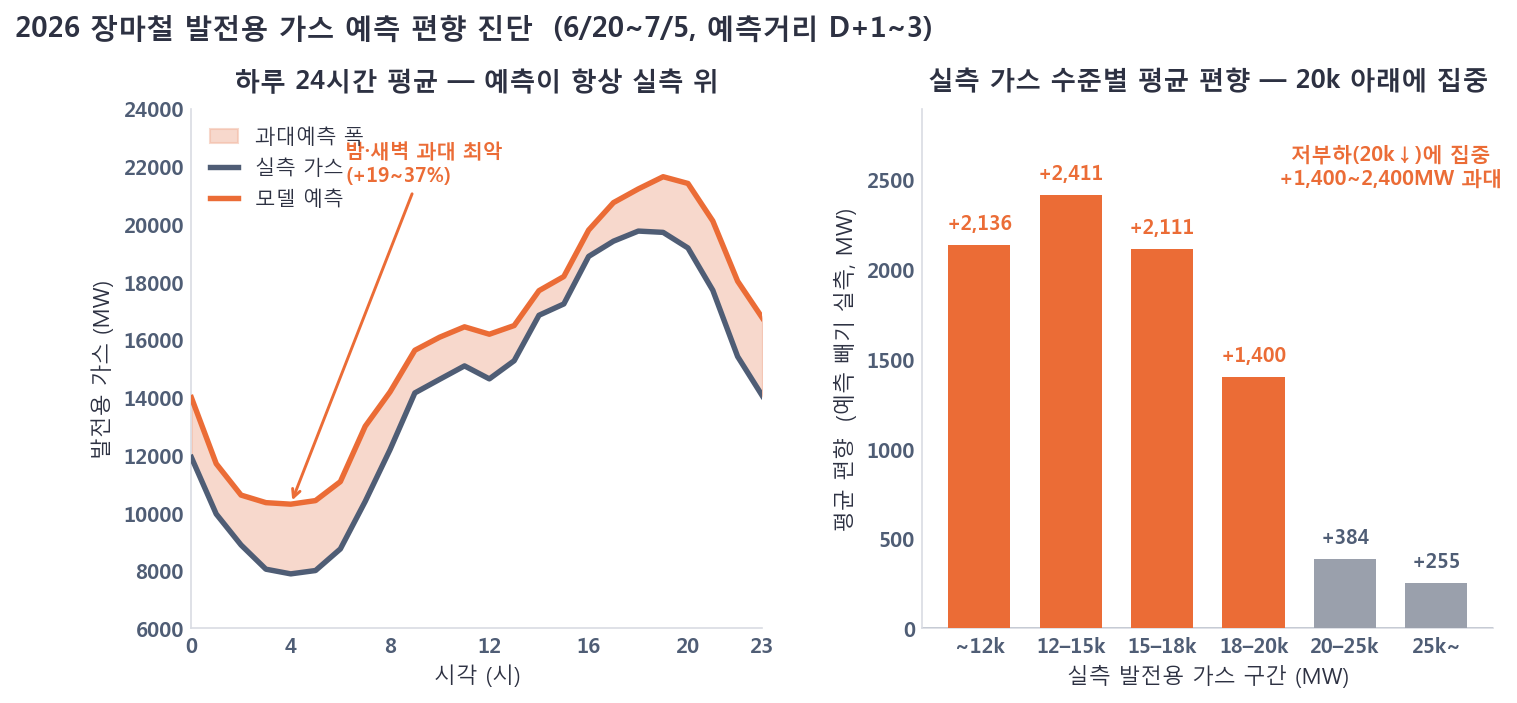

This figure's Python source:
# -*- coding: utf-8 -*-
"""7단계 진단 · 2026 장마 저부하 구간 발전용 가스 과대예측 (집 양식).

목적: 6/20~7/5 실측 가스가 20,000MW 아래로 내려간 저부하 레짐에서 v3 모델이
      구조적으로 과대예측함을 보인다. (예보품질이 아니라 저부하 자체가 원인 → D+1~3 단지평)
데이터: input_data_land_check.db (서버 최신 스냅샷) — historical(실측) vs est_horizon_land(예측)
실행: python step7_bias_lowload_2026.py  → 같은 폴더에 PNG + CSV 생성
"""
import os, sqlite3
import numpy as np, pandas as pd
import matplotlib as mpl, matplotlib.pyplot as plt

HERE = os.path.dirname(os.path.abspath(__file__))
ROOT = os.path.normpath(os.path.join(HERE, '..', '..', '..'))
DB = os.path.join(ROOT, '1. data_fetcher_and_db', 'temp_DB', 'input_data_land_check.db')

# ======================================================================
#  ▼▼▼  바꿀 값(색·라벨·문구·축)은 여기 모여 있습니다  ▼▼▼
# ======================================================================
INK, MUTED, SOFT = '#2d3142', '#4f5d75', '#7a8399'
ACT_C  = '#4f5d75'      # 실측 = 짙은 회청
PRED_C = '#eb6c36'      # 예측 = 주황
FILL_C = '#f2b8a2'      # 과대예측 음영
RULE   = '#d9dce3'
BAR_HI = '#eb6c36'      # 20k 이하 = 강조
BAR_LO = '#9aa0ac'      # 20k 이상 = 회색

WIN_S, WIN_E = '2026-06-20', '2026-07-06'
SUP  = '2026 장마철 발전용 가스 예측 편향 진단  (6/20~7/5, 예측거리 D+1~3)'
# ======================================================================

mpl.rcParams.update({
    'font.family': 'Malgun Gothic', 'axes.unicode_minus': False,
    'figure.facecolor': 'white', 'axes.facecolor': 'white', 'savefig.facecolor': 'white',
    'axes.edgecolor': MUTED, 'axes.labelcolor': INK, 'text.color': INK,
    'xtick.color': MUTED, 'ytick.color': MUTED, 'figure.dpi': 150,
})

def clean(ax):
    for s in ('top', 'right'): ax.spines[s].set_visible(False)
    for s in ('left', 'bottom'): ax.spines[s].set_color(RULE)
    ax.tick_params(length=0)

def _save(fig, path):
    for ax in fig.axes:
        for lab in ax.get_xticklabels() + ax.get_yticklabels():
            lab.set_fontweight('bold')
    fig.savefig(path, bbox_inches='tight', dpi=150)
    plt.close(fig)

# ── 데이터 ────────────────────────────────────────────────────────────
con = sqlite3.connect(DB)
h = pd.read_sql("SELECT timestamp, gen_gas_kr AS act FROM historical", con, parse_dates=['timestamp'])
e = pd.read_sql(f"SELECT timestamp, horizon_d, est_gas_gen_land AS pred FROM est_horizon_land "
                f"WHERE timestamp>='{WIN_S}' AND timestamp<'{WIN_E}'", con, parse_dates=['timestamp'])
con.close()
m = e.merge(h, on='timestamp').dropna(subset=['act', 'pred'])
m['err'] = m['pred'] - m['act']
m['hour'] = m.timestamp.dt.hour
s = m[m.horizon_d <= 3].copy()          # 단지평 = 예보품질 영향 최소

# 왼쪽: 24시간 평균 실측 vs 예측
hr = s.groupby('hour').agg(act=('act', 'mean'), pred=('pred', 'mean')).reindex(range(24))

# 오른쪽: 실측 가스 구간별 평균 편향 (D+1~2 = 가장 정직)
s2 = m[m.horizon_d <= 2].copy()
edges = [0, 12000, 15000, 18000, 20000, 25000, 40000]
labs = ['~12k', '12–15k', '15–18k', '18–20k', '20–25k', '25k~']
s2['bk'] = pd.cut(s2.act, edges, labels=labs)
bar = s2.groupby('bk', observed=True).err.mean()

# ── 그림 ──────────────────────────────────────────────────────────────
fig, (axL, axR) = plt.subplots(1, 2, figsize=(11.2, 4.5), gridspec_kw={'wspace': 0.28})

# 왼쪽 패널
axL.fill_between(hr.index, hr.act, hr.pred, color=FILL_C, alpha=0.55, zorder=1, label='과대예측 폭')
axL.plot(hr.index, hr.act,  color=ACT_C,  lw=2.6, zorder=3, label='실측 가스')
axL.plot(hr.index, hr.pred, color=PRED_C, lw=2.6, zorder=3, label='모델 예측')
axL.set_title('하루 24시간 평균 — 예측이 항상 실측 위', fontsize=12.5, fontweight='bold', color=INK, pad=10)
axL.set_xlabel('시각 (시)', fontsize=10.5); axL.set_ylabel('발전용 가스 (MW)', fontsize=10.5)
axL.set_xticks([0, 4, 8, 12, 16, 20, 23]); axL.set_xlim(0, 23)
axL.set_ylim(6000, 24000)
axL.legend(loc='upper left', frameon=False, fontsize=9.8, handlelength=1.4)
clean(axL)
# 밤 구간 화살표 주석
axL.annotate('밤·새벽 과대 최악\n(+19~37%)', xy=(4, hr.loc[4, 'pred']), xytext=(6.2, 21500),
             fontsize=9.5, color=PRED_C, fontweight='bold', ha='left',
             arrowprops=dict(arrowstyle='->', color=PRED_C, lw=1.4))

# 오른쪽 패널
colors = [BAR_HI if labs.index(str(b)) <= 3 else BAR_LO for b in bar.index]
xb = np.arange(len(bar))
axR.bar(xb, bar.values, color=colors, width=0.68, zorder=3)
for x, v in zip(xb, bar.values):
    axR.text(x, v + 60, f'+{v:,.0f}', ha='center', va='bottom', fontsize=9.6, fontweight='bold',
             color=(BAR_HI if labs.index(str(bar.index[x])) <= 3 else MUTED))
axR.axhline(0, color=MUTED, lw=0.8)
axR.set_title('실측 가스 수준별 평균 편향 — 20k 아래에 집중', fontsize=12.5, fontweight='bold', color=INK, pad=10)
axR.set_xlabel('실측 발전용 가스 구간 (MW)', fontsize=10.5); axR.set_ylabel('평균 편향  (예측 빼기 실측, MW)', fontsize=10.5)
axR.set_xticks(xb); axR.set_xticklabels(bar.index, fontsize=9.8)
axR.set_ylim(0, max(bar.values) * 1.20)
clean(axR)
axR.text(4.5, max(bar.values) * 1.12, '저부하(20k↓)에 집중\n+1,400~2,400MW 과대', color=BAR_HI,
         fontsize=9.8, fontweight='bold', ha='center', va='top')

fig.suptitle(SUP, fontsize=13.5, fontweight='bold', color=INK, y=1.02, x=0.02, ha='left')
_save(fig, os.path.join(HERE, 'step7_bias_lowload_2026.png'))

# CSV 근거 저장
hr.round(0).to_csv(os.path.join(HERE, 'bias_lowload_hourly.csv'), encoding='utf-8-sig')
bar.round(0).to_csv(os.path.join(HERE, 'bias_lowload_bucket.csv'), encoding='utf-8-sig')
print('saved step7_bias_lowload_2026.png')
print('D+1~3 hourly mean bias(MW):', round((hr.pred - hr.act).mean(), 0))
print(bar.round(0).to_dict())
